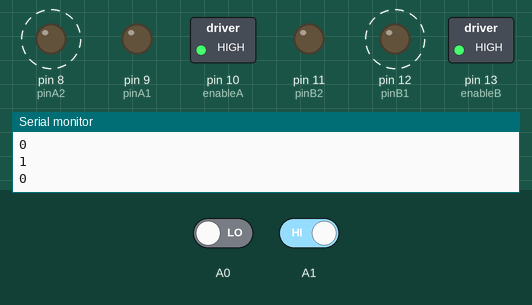
The sketch below on a simulated Arduino Uno, built with avr-gcc and run on an emulated ATmega328P. On the bench: switched loads named in the sketch (green lamp = pin HIGH), output pins drawn as LEDs (lit = HIGH), the last lines printed to the serial monitor. Dashed ring = blinking. Inputs (shaded band) come from the test bench; at power-on: A0 LOW, A1 HIGH.

Above: at 1.45 s.
1.5 s: A0 driven HIGH
At 1.57 s:
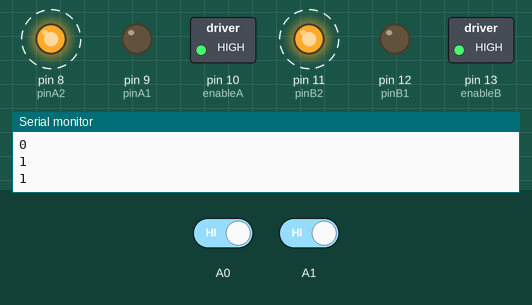
4.5 s: A1 driven LOW
At 4.6 s:
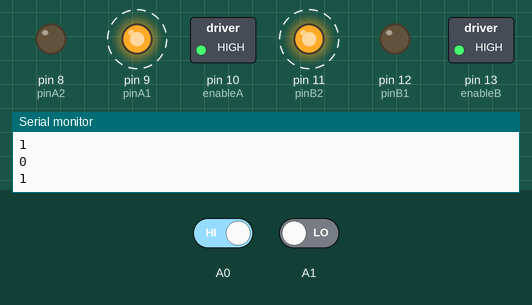
7.5 s: A0 driven LOW
At 7.7 s:
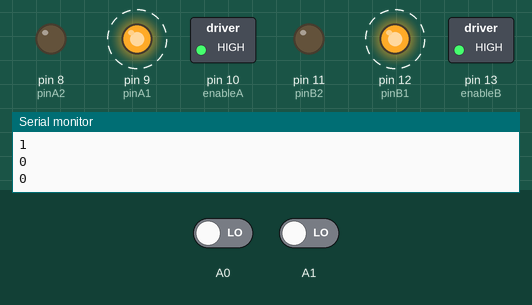
10.5 s: A1 driven HIGH
At 10.6 s:
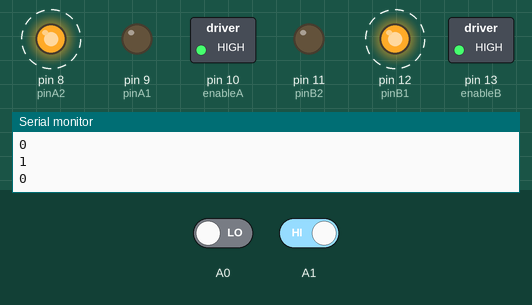
Timing chart, 0 to 14.5 s (numbered marks = the images above; inputs shaded):
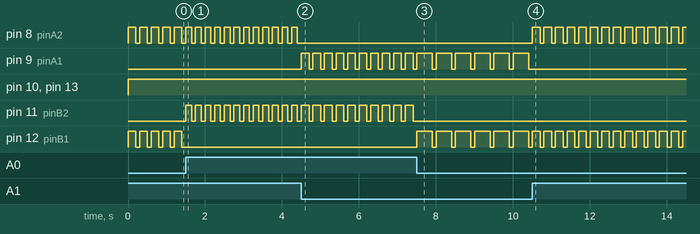

Measured:
- after the input at 1.5 s, pin 11 (pinB2): alternates HIGH for 0.15 s and LOW for 0.10 s, starting at once; pin 12 (pinB1): stops changing and stays LOW
- after the input at 4.5 s, pin 8 (pinA2): stops changing and stays LOW; pin 9 (pinA1): alternates HIGH for 0.20 s and LOW for 0.10 s, starting at once
- after the input at 7.5 s, pin 9 (pinA1): alternates HIGH for 0.40 s and LOW for 0.10 s, starting after 0.41 s; pin 11 (pinB2): stops changing and stays LOW; pin 12 (pinB1): alternates HIGH for 0.40 s and LOW for 0.10 s, starting at once
- after the input at 10.5 s, pin 8 (pinA2): alternates HIGH for 0.20 s and LOW for 0.10 s, starting at once; pin 9 (pinA1): stops changing and stays LOW; pin 12 (pinB1): alternates HIGH for 0.20 s and LOW for 0.10 s, starting after 0.21 s
- by itself, pin 8 (pinA2): alternates HIGH for 0.15 s and LOW for 0.10 s
- by itself, pin 12 (pinB1): alternates HIGH for 0.20 s and LOW for 0.10 s

The sketch:

test0.ino
```cpp
int enableA = 10;//2;
int pinA1 = 9;//1;
int pinA2 = 8;//0;
int enableB = 13;//7;
int pinB1 = 12;//6;
int pinB2 = 11;//5;

//Define Run variable
boolean run;
void setup() {
pinMode(enableA, OUTPUT);
pinMode(pinA1, OUTPUT);
pinMode(pinA2, OUTPUT);
pinMode(enableB, OUTPUT);
pinMode(pinB1, OUTPUT);
pinMode(pinB2, OUTPUT);
pinMode(A0, INPUT);
pinMode(A1, INPUT);
Serial.begin(9600);
run = true;
}

//command sequence
void loop() {
      int r = digitalRead(A0);
      int l = digitalRead(A1);
      Serial.println(l);
      Serial.println(r);
  if(run)
  {
          //delay(2000);
          enableMotors();
          if (l == 0 && r == 0){
          forward(400);
          coast(100);
          }
          else if(l == 0 && r == 1){
            turnRight(200);
            coast(100);
          }
          else if(l == 1 && r == 0){
            turnLeft(200);
            coast(100);
          }
          else{
            backward(150);
            coast(100);
          }
          disableMotors();
  }
}
void motorAOn()
{
digitalWrite(enableA, HIGH);
}
void motorBOn()
{
digitalWrite(enableB, HIGH);
}
//disable motors
void motorAOff()
{
digitalWrite(enableB, LOW);
}
void motorBOff()
{
digitalWrite(enableA, LOW);
}
//motor A controls
void motorAForward()
{
digitalWrite(pinA1, HIGH);
digitalWrite(pinA2, LOW);
}
void motorABackward()
{
digitalWrite(pinA1, LOW);
digitalWrite(pinA2, HIGH);
}
//motor B contorls
void motorBForward()
{
digitalWrite(pinB1, HIGH);
digitalWrite(pinB2, LOW);
}
void motorBBackward()
{
digitalWrite(pinB1, LOW);
digitalWrite(pinB2, HIGH);
}
//coasting and braking
void motorACoast()
{
digitalWrite(pinA1, LOW);
digitalWrite(pinA2, LOW);
}
void motorABrake()
{
digitalWrite(pinA1, HIGH);
digitalWrite(pinA2, HIGH);
}
void motorBCoast()
{

digitalWrite(pinB1, LOW);
digitalWrite(pinB2, LOW);
}
void motorBBrake()
{
digitalWrite(pinB1, HIGH);
digitalWrite(pinB2, HIGH);
}
//Define High Level Commands
void enableMotors()
{
motorAOn();
motorBOn();
}
void disableMotors()
{
motorAOff();
motorBOff();
}
void forward(int time)
{
motorAForward();
motorBForward();
delay(time);
}
void backward(int time)
{
motorABackward();
motorBBackward();
delay(time);
}
void turnLeft(int time)
{
motorABackward();
motorBForward();
delay(time);
}
void turnRight(int time)
{
motorAForward();
motorBBackward();
delay(time);
}
void coast(int time)
{
motorACoast();
motorBCoast();
delay(time);
}
void brake(int time)
{
motorABrake();
motorBBrake();
delay(time);
}
```
